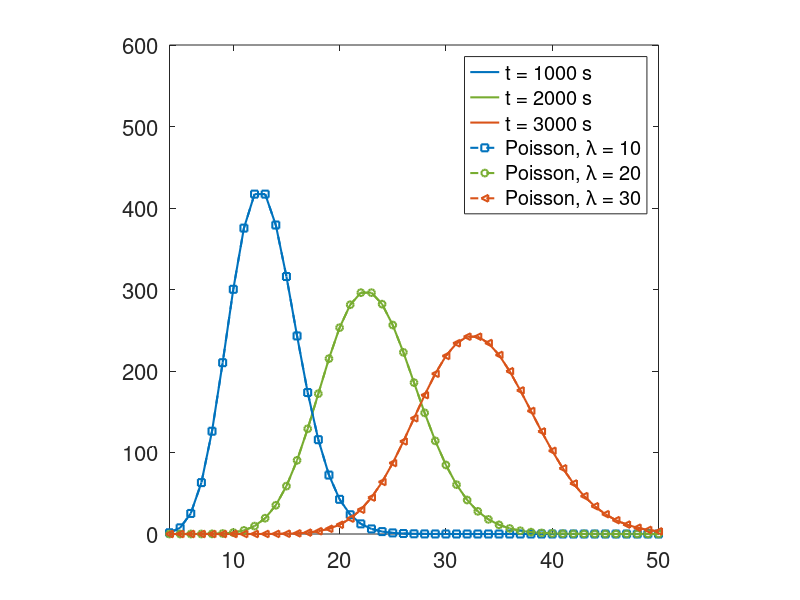

Write the MATLAB code that produced this figure.
%% This is the analysis file for test case 4
load('test4.mat');

ND        = MP.ND;
totalTime = MP.totalTime;
nStep     = MP.nStep;
N1        = resultsNum(1,1); %the monomer concentration
N3        = resultsNum(1,3); %the initial trimer concentration

time_list = [1000,2000,3000]; % in seconds
fig = figure();
markerCell = {'s','o','<'};
colorCell  = {[0, 0.4470, 0.7410],[0.4660, 0.6740, 0.1880],[0.8500, 0.3250, 0.0980]};


% plot simulation results
for i = 1:length(time_list)
    time = time_list(i);
    timeStep = round(time/(totalTime)*(nStep-1))+1;    
    plot(1:ND, resultsNum(timeStep,:),'linestyle','-','linewidth',1.5, 'color',colorCell{i});
    hold on;
end

%overlapping with Poisson distribution
lambda = time_list*1e-9*N1; %expected number of added molecules,1e-9 is the collision frequency when the collision kernel is chosen to be 'uniform' 
x = 1:100;
% geometric standard deviation of a poission process
for i = 1:length(lambda)
    y = poisspdf(x,lambda(i))*N3; 
    plot(x+3,y,'linestyle','--','linewidth',1.5, 'color',colorCell{i},'marker',markerCell{i},'markersize',5)
    hold on;
end
legend({'t = 1000 s','t = 2000 s', 't = 3000 s', 'Poisson, \lambda = 10','Poisson, \lambda = 20','Poisson, \lambda = 30'} ,'fontsize',14, 'location','northeast')
ax = gca();
set(ax, 'fontsize',16);
% xlabel(ax,'Number of molecules');
% ylabel(ax,'Concentration [cm^{-3}]');
ylim([0, 600]);
xlim([4, 50]);
axis(ax,'square');
print(fig,'fig_test4_discrete_growth','-dtiff','-r600');
